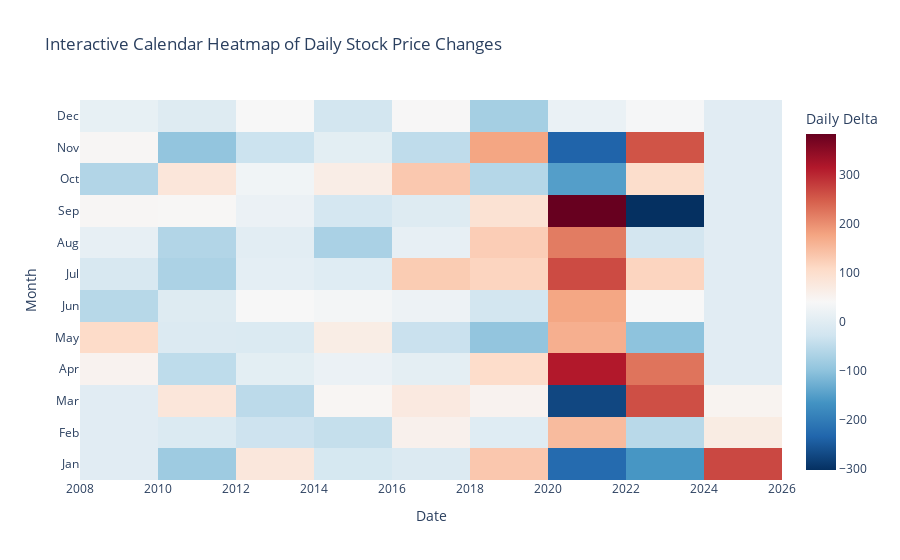

Notebook code for this chart:
### Code cell
fig = px.density_heatmap(
    plotly_data, 
    x='Day', 
    y='Month', 
    z='Daily Delta', 
    color_continuous_scale='RdBu_r', 
    title='Interactive Calendar Heatmap of Daily Stock Price Changes'
)

fig.update_layout(
    xaxis_title='Date',
    yaxis_title='Month',
    yaxis=dict(tickmode='array', tickvals=list(range(1, 13)), ticktext=['Jan', 'Feb', 'Mar', 'Apr', 'May', 'Jun', 'Jul', 'Aug', 'Sep', 'Oct', 'Nov', 'Dec']),
    coloraxis_colorbar=dict(title='Daily Delta')
)

fig.show()

### Figure 1 — Plotly figure (JSON) as saved in the notebook; plotly's stock layout.template omitted (floating-point values rounded to 4 significant figures; data arrays with more than 128 entries replaced by an {"elided": "..."} marker saying what was removed)
{"data": [{"coloraxis": "coloraxis", "histfunc": "sum", "hovertemplate": "Day=%{x}<br>Month=%{y}<br>sum of Daily Delta=%{z}<extra></extra>", "name": "", "type": "histogram2d", "x": {"elided": "3698 str values"}, "xaxis": "x", "xbingroup": "x", "y": {"elided": "3698 int values"}, "yaxis": "y", "ybingroup": "y", "z": {"elided": "3698 float values"}}], "layout": {"coloraxis": {"colorbar": {"title": {"text": "Daily Delta"}}, "colorscale": [[0, "rgb(5,48,97)"], [0.1, "rgb(33,102,172)"], [0.2, "rgb(67,147,195)"], [0.3, "rgb(146,197,222)"], [0.4, "rgb(209,229,240)"], [0.5, "rgb(247,247,247)"], [0.6, "rgb(253,219,199)"], [0.7, "rgb(244,165,130)"], [0.8, "rgb(214,96,77)"], [0.9, "rgb(178,24,43)"], [1, "rgb(103,0,31)"]]}, "legend": {"tracegroupgap": 0}, "title": {"text": "Interactive Calendar Heatmap of Daily Stock Price Changes"}, "xaxis": {"anchor": "y", "domain": [0, 1], "title": {"text": "Date"}}, "yaxis": {"anchor": "x", "domain": [0, 1], "tickmode": "array", "ticktext": ["Jan", "Feb", "Mar", "Apr", "May", "Jun", "Jul", "Aug", "Sep", "Oct", "Nov", "Dec"], "tickvals": [1, 2, 3, 4, 5, 6, 7, 8, 9, 10, 11, 12], "title": {"text": "Month"}}}}
